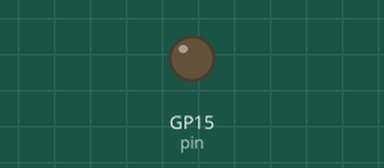
This program was run on a simulated Raspberry Pi Pico running MicroPython. Parts: output pins drawn as LEDs (lit = HIGH). What the program prints to the serial console is not drawn. At 5.8 s the program stops and its outputs stay as they are.

Above: at 1.1 s.
At 3.7 s:
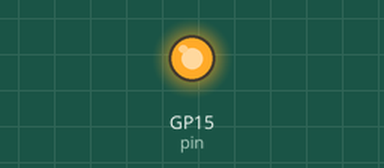
Timing chart, 0 to 7.1 s (numbered marks = the images above):
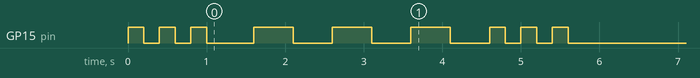

The program:

sos.py
```python
from machine import Pin
from time import sleep

pin = Pin(15, Pin.OUT)

print("LED starts flashing...")


for i in range(0,6):
    pin.toggle()
    sleep(0.2)
pin.value(0)
sleep(0.4)
for i in range(0, 6):
    pin.toggle()
    sleep(0.5)
pin.value(0)
for i in range(0, 6):
    pin.toggle()
    sleep(0.2)
pin.value(0)
```

Measured:
- by itself, GP15 (pin): LOW → HIGH at 0.00 s, → LOW 0.20 s later, → HIGH 0.20 s later, → LOW 0.20 s later, … (18 changes in this stretch)
